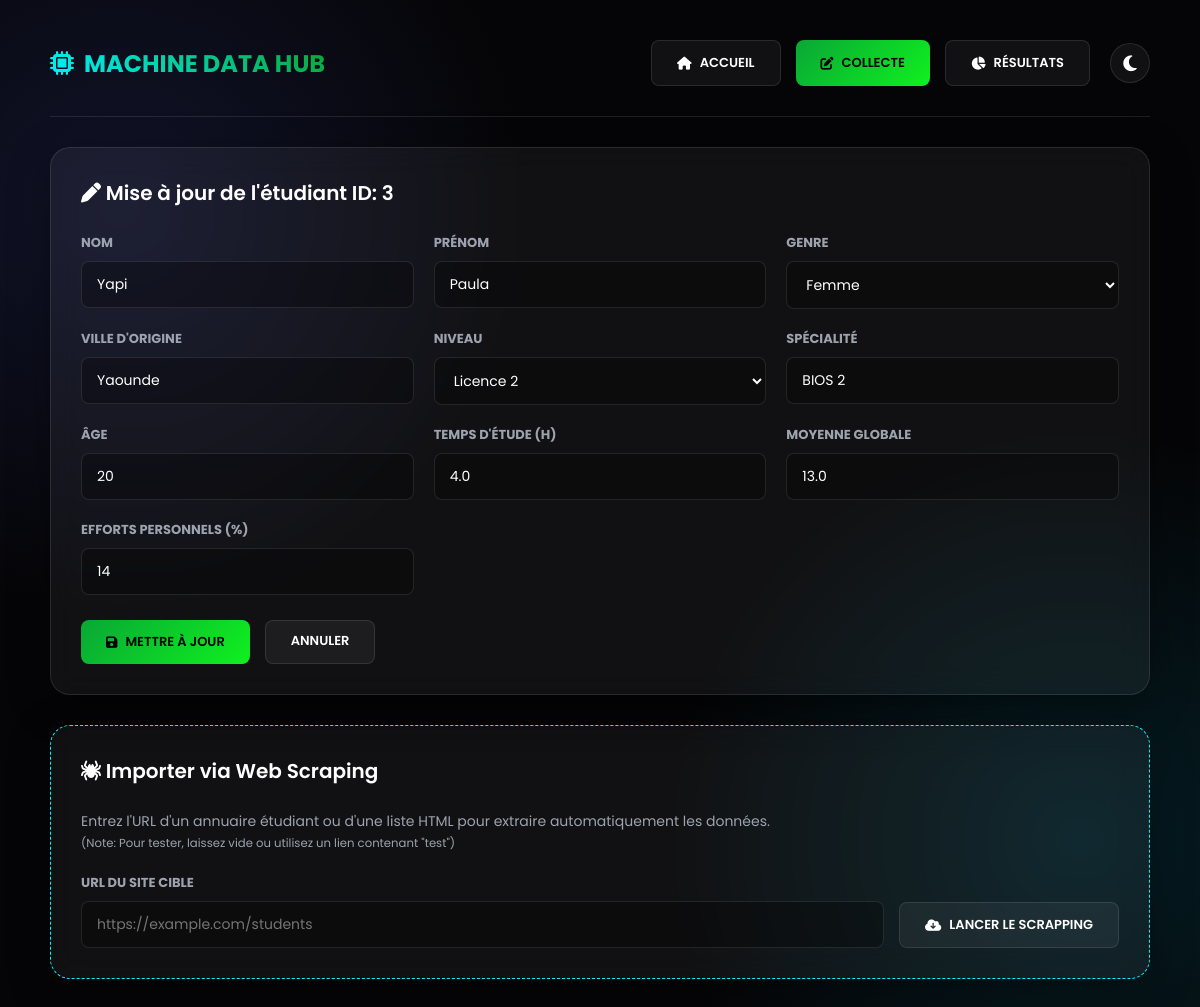
Screenshot of /collecte?edit_id=3 with the database file from the repository.
### tables this page shows
CREATE TABLE students (
            id INTEGER PRIMARY KEY AUTOINCREMENT,
            nom TEXT NOT NULL,
            prenom TEXT NOT NULL,
            sexe TEXT,
            ville TEXT,
            niveau TEXT,
            filiere TEXT NOT NULL,
            moyenne REAL NOT NULL, 
            temps REAL NOT NULL,
            age INTEGER NOT NULL,
            participation INTEGER DEFAULT 0
        );

### app.py (the view)
@app.route('/collecte')
def collecte():
    edit_id = request.args.get('edit_id')
    edit_student = None
    if edit_id:
        conn = sqlite3.connect('database.db')
        cursor = conn.cursor()
        cursor.execute("SELECT * FROM students WHERE id=?", (edit_id,))
        raw_student = cursor.fetchone()
        conn.close()
        if raw_student:
            edit_student = {
                'id': raw_student[0], 'nom': raw_student[1], 'prenom': raw_student[2],
                'sexe': raw_student[3], 'ville': raw_student[4], 'niveau': raw_student[5],
                'filiere': raw_student[6], 'moyenne': raw_student[7],
                'temps': raw_student[8], 'age': raw_student[9], 'participation': raw_student[10]
            }
    return render_template('collecte.html', edit_student=edit_student)

### templates/collecte.html (shortened to what this page needs)
{% extends 'base.html' %}
{% set active_page = 'collecte' %}
{% block content %}
<div class="panel form-panel hide-on-print">
    <div class="panel-header">
        <h2>
            {% if edit_student %}
                <i class="fa-solid fa-pen"></i> Mise à jour de l'étudiant ID: {{ edit_student['id'] }}
            {% else %}
                <i class="fa-solid fa-plus"></i> <span style="color:var(--secondary)">Insérer</span> Nouvel Étudiant
            {% endif %}
        </h2>
    </div>
    <form method="POST" action="{{ url_for('update_student', id=edit_student['id']) if edit_student else url_for('add_student') }}">
        <div class="form-grid-3">
            <div class="form-group">
                <label>Nom</label>
                <input type="text" name="nom" required value="{{ edit_student['nom'] if edit_student else '' }}" placeholder="Ex: Dupont" />
            </div>
            <div class="form-group">
                <label>Prénom</label>
                <input type="text" name="prenom" required value="{{ edit_student['prenom'] if edit_student else '' }}" placeholder="Ex: Jean"/>
            </div>
            <div class="form-group">
                <label>Genre</label>
                <select name="sexe" style="width: 100%; padding: 12px 15px; background-color: rgba(0,0,0,0.3); border: 1px solid var(--glass-border); border-radius: 8px; font-size: 14px; color: var(--text-main);">
                    <option value="Femme" {% if edit_student and edit_student['sexe'] == 'Femme' %}selected{% endif %}>Femme</option>
                </select>
            </div>
            <div class="form-group">
                <label>Ville d'origine</label>
                <input type="text" name="ville" required value="{{ edit_student['ville'] if edit_student else '' }}" placeholder="Ex: Yaoundé" />
            </div>
            <div class="form-group">
                <label>Niveau</label>
                <select name="niveau" style="width: 100%; padding: 12px 15px; background-color: rgba(0,0,0,0.3); border: 1px solid var(--glass-border); border-radius: 8px; font-size: 14px; color: var(--text-main);">
                    <option value="L2" {% if edit_student and edit_student['niveau'] == 'L2' %}selected{% endif %}>Licence 2</option>
                </select>
            </div>
            <div class="form-group">
                <label>Spécialité</label>
                <input type="text" name="filiere" required value="{{ edit_student['filiere'] if edit_student else '' }}" placeholder="Ex: Informatique" />
            </div>
            <div class="form-group">
                <label>Âge</label>
                <input type="number" name="age" required min="10" max="100" value="{{ edit_student['age'] if edit_student else '' }}" />
            </div>
            <div class="form-group">
                <label>Temps d'étude (H)</label>
                <input type="number" step="0.5" name="temps_etude" required value="{{ edit_student['temps'] if edit_student else '' }}" />
            </div>
            <div class="form-group">
                <label>Moyenne Globale</label>
                <input type="number" step="0.01" name="moyenne" required value="{{ edit_student['moyenne'] if edit_student else '' }}" />
            </div>
            <div class="form-group">
                <label>Efforts Personnels (%)</label>
                <input type="number" name="participation" required min="0" max="100" value="{{ edit_student['participation'] if edit_student else '0' }}" />
            </div>
        </div>
        <div class="btn-actions" style="margin-top: 25px;">
            <button type="submit" class="btn btn-primary"><i class="fa-solid fa-save"></i> {% if edit_student %}Mettre à jour{% else %}Enregistrer{% endif %}</button>
            {% if edit_student %}
                <a href="{{ url_for('collecte') }}" class="btn btn-light" style="padding-top:10px;">Annuler</a>
            {% endif %}
        </div>
    </form>
</div>
<div class="panel hide-on-print" style="border-style: dashed; border-color: var(--secondary);">
    <div class="panel-header">
        <h2><i class="fa-solid fa-spider"></i> Importer via Web Scraping</h2>
    </div>
    <p style="color: var(--text-muted); margin-bottom: 20px; font-size: 14px;">
        Entrez l'URL d'un annuaire étudiant ou d'une liste HTML pour extraire automatiquement les données.
        <br><small>(Note: Pour tester, laissez vide ou utilisez un lien contenant "test")</small>
    </p>
    <form method="POST" action="{{ url_for('scrapper') }}" style="display: flex; gap: 15px; align-items: flex-end;">
        <div class="form-group" style="flex: 1; margin-bottom: 0;">
            <label>URL du site cible</label>
            <input type="url" name="url" placeholder="https://example.com/students" style="margin-bottom: 0;">
        </div>
        <button type="submit" class="btn btn-light" style="white-space: nowrap;">
            <i class="fa-solid fa-cloud-download"></i> Lancer le Scrapping
        </button>
    </form>
</div>
{% endblock %}

### static/style.css (style rules this page uses)
* { margin: 0; padding: 0; box-sizing: border-box; font-family: 'Poppins', sans-serif; }
:root { --primary: #09a736; --secondary: #00f2fe; --tertiary: #10f11f; --bg-dark: #050507; --glass-panel: rgba(255, 255, 255, 0.05); --glass-border: rgba(255, 255, 255, 0.1); --text-main: #ffffff; --text-muted: #9ca3af; --card-bg: rgba(0, 0, 0, 0.2); }
body { background-color: var(--bg-dark); color: var(--text-main); min-height: 100vh; background-image: radial-gradient(circle at 10% 20%, rgba(88, 101, 242, 0.15), transparent 30%), radial-gradient(circle at 90% 80%, rgba(0, 212, 255, 0.12), transparent 30%); background-attachment: fixed; transition: background-color 0.3s, color 0.3s; display: flex; justify-content: center; padding: 40px 20px; }
.panel { background: var(--glass-panel); backdrop-filter: blur(15px); -webkit-backdrop-filter: blur(15px); border: 1px solid var(--glass-border); border-radius: 20px; padding: 30px; box-shadow: 0 10px 40px rgba(0, 0, 0, 0.4); margin-bottom: 30px; }
.panel-header { display: flex; justify-content: space-between; align-items: center; margin-bottom: 25px; }
.panel-header h2 { font-size: 20px; font-weight: 600; color: var(--text-main); }
.form-grid-3 { display: grid; grid-template-columns: repeat(3, 1fr); gap: 20px; margin-bottom: 20px; }
.form-group label { display: block; font-size: 13px; font-weight: 700; color: var(--text-muted); margin-bottom: 8px; text-transform: uppercase; }
.form-group input { width: 100%; padding: 12px 15px; background-color: rgba(0,0,0,0.3); border: 1px solid var(--glass-border); border-radius: 8px; font-size: 14px; color: var(--text-main); transition: 0.2s; }
.btn-actions { display: flex; gap: 15px; }
.btn { padding: 12px 25px; border: none; border-radius: 8px; font-weight: 600; text-transform: uppercase; font-size: 13px; cursor: pointer; text-decoration: none; display: inline-flex; align-items: center; justify-content: center; gap: 8px; transition: 0.2s; }
.btn-primary { background: linear-gradient(135deg, var(--primary), var(--tertiary)); color: #000; }
.btn-light { background-color: var(--glass-panel); color: var(--text-main); border: 1px solid var(--glass-border); }

### rows the page displays
students: id "3", nom "Yapi", prenom "Paula", sexe "Femme", ville "Yaounde", niveau "Licence 2", filiere "BIOS 2", age "20", temps_etude "4.0", moyenne "13.0", participation "14"
